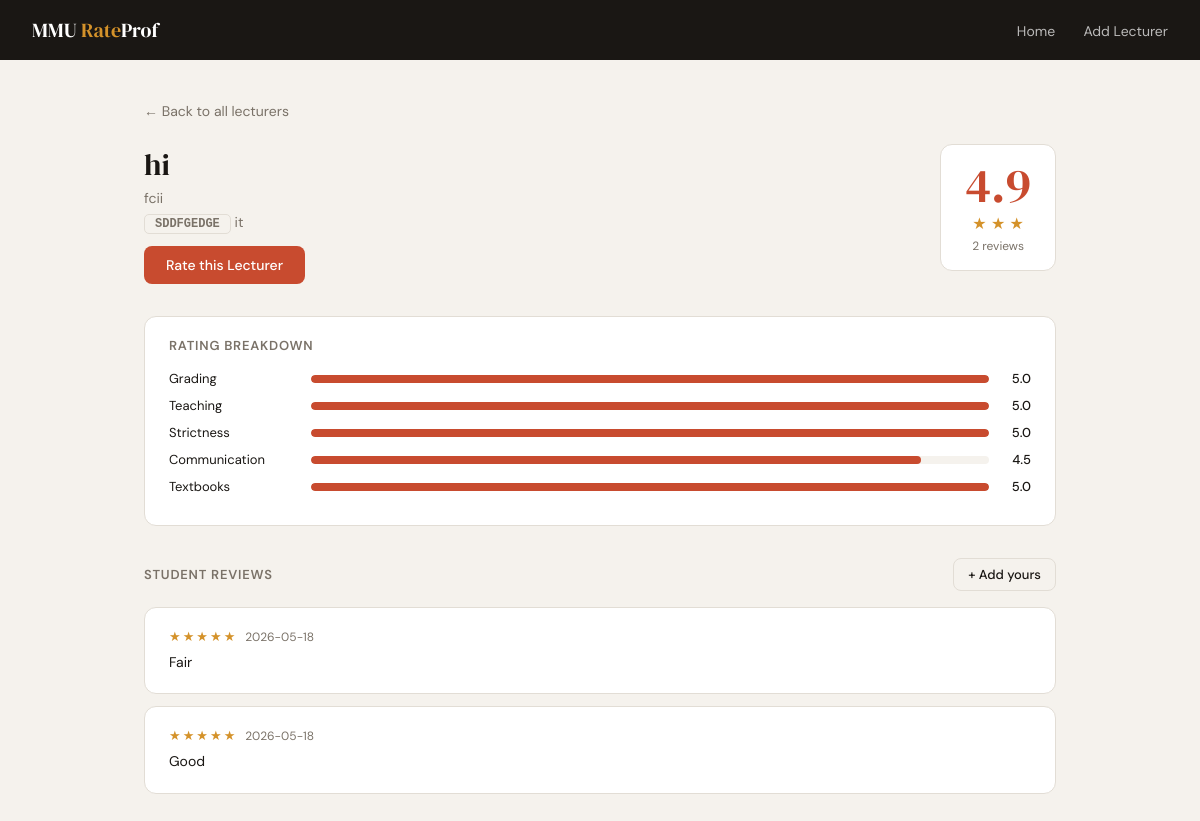
/lecturer/1, run on the app's committed database.
### tables this page shows
CREATE TABLE lecturers (
            id          INTEGER PRIMARY KEY AUTOINCREMENT,
            name        TEXT NOT NULL,
            faculty     TEXT NOT NULL,
            course      TEXT NOT NULL,
            course_code TEXT NOT NULL
        );

CREATE TABLE ratings (
            id            INTEGER PRIMARY KEY AUTOINCREMENT,
            lecturer_id   INTEGER NOT NULL,
            grading       INTEGER NOT NULL,
            teaching      INTEGER NOT NULL,
            strictness    INTEGER NOT NULL,
            communication INTEGER NOT NULL,
            textbooks     INTEGER NOT NULL,
            comment       TEXT,
            submitted_at  DATETIME DEFAULT CURRENT_TIMESTAMP
        );

### app.py (the view)
@app.route("/lecturer/<int:lecturer_id>")
def profile_page(lecturer_id):
    lecturer = get_one_lecturer_with_scores(lecturer_id)
    if lecturer is None:
        return "Lecturer not found", 404
    connection = connect_db()
    all_reviews = connection.execute(
        "SELECT * FROM ratings WHERE lecturer_id = ? ORDER BY submitted_at DESC",
        (lecturer_id,)
    ).fetchall()
    connection.close()
    return render_template("profile.html", lecturer=lecturer, reviews=all_reviews)

### app.py (called while the page is built)
def connect_db():
    connection = sqlite3.connect(DB_FILE)
    connection.row_factory = sqlite3.Row
    return connection

### templates/profile.html (shortened to what this page needs)
{% extends "base.html" %}
{% block content %}
<a class="back-link" href="{{ url_for('home_page') }}">← Back to all lecturers</a>
<div class="profile-header">
  <div>
    <div class="profile-name">{{ lecturer.name }}</div>
    <div class="profile-meta">{{ lecturer.faculty }}</div>
    <div class="profile-meta">
      <span class="lec-code">{{ lecturer.course_code }}</span>
      {{ lecturer.course }}
    </div>
    <div style="margin-top: 12px;">
      <a class="btn btn-primary" href="{{ url_for('rate_page', lecturer_id=lecturer.id) }}">
        Rate this Lecturer
      </a>
    </div>
  </div>
  <div class="big-score">
    <div class="big-score-num">
      {% if lecturer.overall %}{{ lecturer.overall }}{% else %}—{% endif %}
    </div>
    <div style="margin-top:4px;">
      {% if lecturer.overall %}
      <span class="star filled" style="font-size:16px;">★</span>
      <span class="star filled" style="font-size:16px;">★</span>
      <span class="star filled" style="font-size:16px;">★</span>
      {% endif %}
    </div>
    <div class="big-score-label">
      {% if lecturer.review_count > 0 %}
        {{ lecturer.review_count }} review{% if lecturer.review_count != 1 %}s{% endif %}
      {% else %}No reviews yet{% endif %}
    </div>
  </div>
</div>
{% if lecturer.review_count > 0 %}
<div class="categories card" style="margin-bottom:2rem;">
  <h2>Rating breakdown</h2>
  {% set cats = [
    ("Grading",        lecturer.avg_grading),
    ("Teaching",       lecturer.avg_teaching),
    ("Strictness",     lecturer.avg_strictness),
    ("Communication",  lecturer.avg_communication),
    ("Textbooks",      lecturer.avg_textbooks),
  ] %}
  {% for label, val in cats %}
  <div class="cat-row">
    <div class="cat-label">{{ label }}</div>
    <div class="cat-bar-bg">
      <div class="cat-bar-fill" style="width: {{ ((val or 0) / 5 * 100)|round }}%"></div>
    </div>
    <div class="cat-val">{{ val or "—" }}</div>
  </div>
  {% endfor %}
</div>
{% endif %}
<div class="reviews-section">
  <div class="reviews-header">
    <h2>Student Reviews</h2>
    <a class="btn btn-outline" href="{{ url_for('rate_page', lecturer_id=lecturer.id) }}" style="font-size:13px; padding:7px 14px;">
      + Add yours
    </a>
  </div>
  {% if reviews %}
    {% for review in reviews %}
    {% set avg = ((review.grading + review.teaching + review.strictness + review.communication + review.textbooks) / 5)|round %}
    <div class="card review-card">
      <div class="review-top">
        <div class="review-stars stars">
          {% for i in range(1, 6) %}
            <span class="star {% if i <= avg %}filled{% else %}empty{% endif %}">★</span>
          {% endfor %}
        </div>
        <div class="review-date">{{ review.submitted_at[:10] }}</div>
      </div>
      {% if review.comment %}
        <div class="review-comment">{{ review.comment }}</div>
      {% else %}
        <div class="no-comment">No written comment left.</div>
      {% endif %}
    </div>
    {% endfor %}
  {% endif %}
</div>
{% endblock %}

### data on the page
lecturers: name "hi", faculty "fcii", course_code "SDDFGEDGE", course "it"
ratings: submitted_at "2026-05-18", comment "Fair"
ratings: submitted_at "2026-05-18", comment "Good"

### other printed values
{{ lecturer.overall }} "4.9"
{{ lecturer.review_count }} "2"
{{ label }} "Grading" "Teaching" "Strictness" "Communication" "Textbooks"
{{ val or "—" }} "5.0" "5.0" "5.0" "4.5" "5.0"
